Frame 1 (no input): blank canvas, image omitted
Frame 60 (no input): blank canvas, image omitted
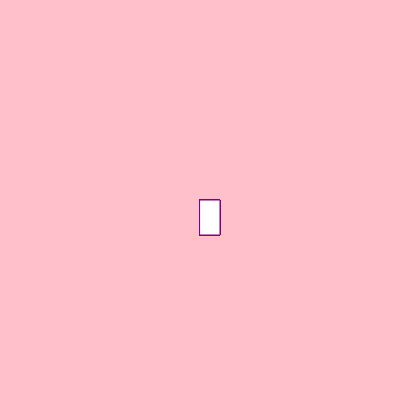
Frame 120 (the mouse pressed at the canvas centre since frame 60)

The p5.js sketch whose frames 1 and 60 were blank and that drew this single picture after the mouse press (run headless with seeded random() and noise() and a simulated clock; from frame 60 on, the mouse is pressed at the canvas centre):

// p5.js sketch
// ── sketch.js
function setup() {
    createCanvas(400, 400);
    background("pink")
  }
  
  function draw() {
    stroke("purple");
    fill("write");
    
    
    if (mouseIsPressed) {
      rect(mouseX, mouseY, 20, 35);
    }
  }
// ── style.css

html, body {
    margin: 0;
    padding: 0;
  }
  canvas {
    display: block;
  }
